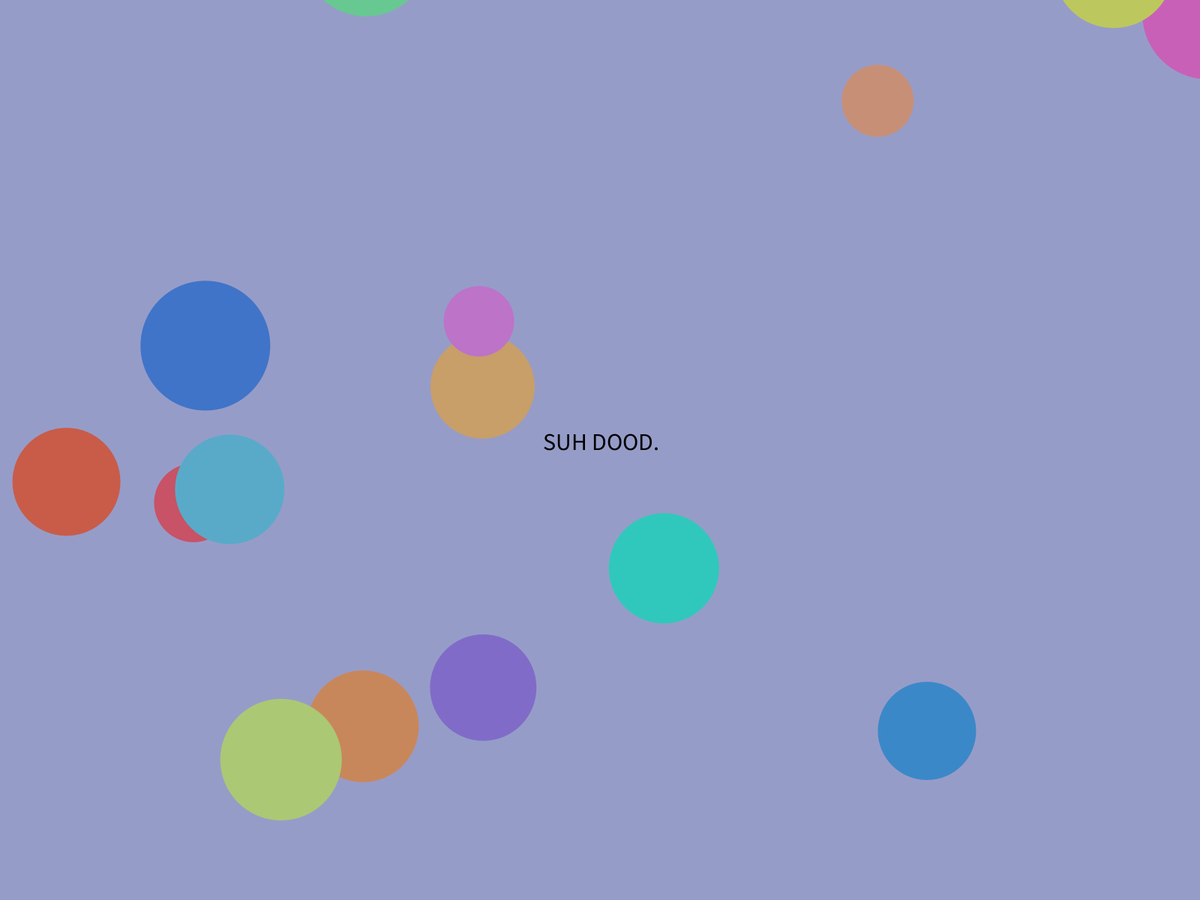
Frame 1 (no input)
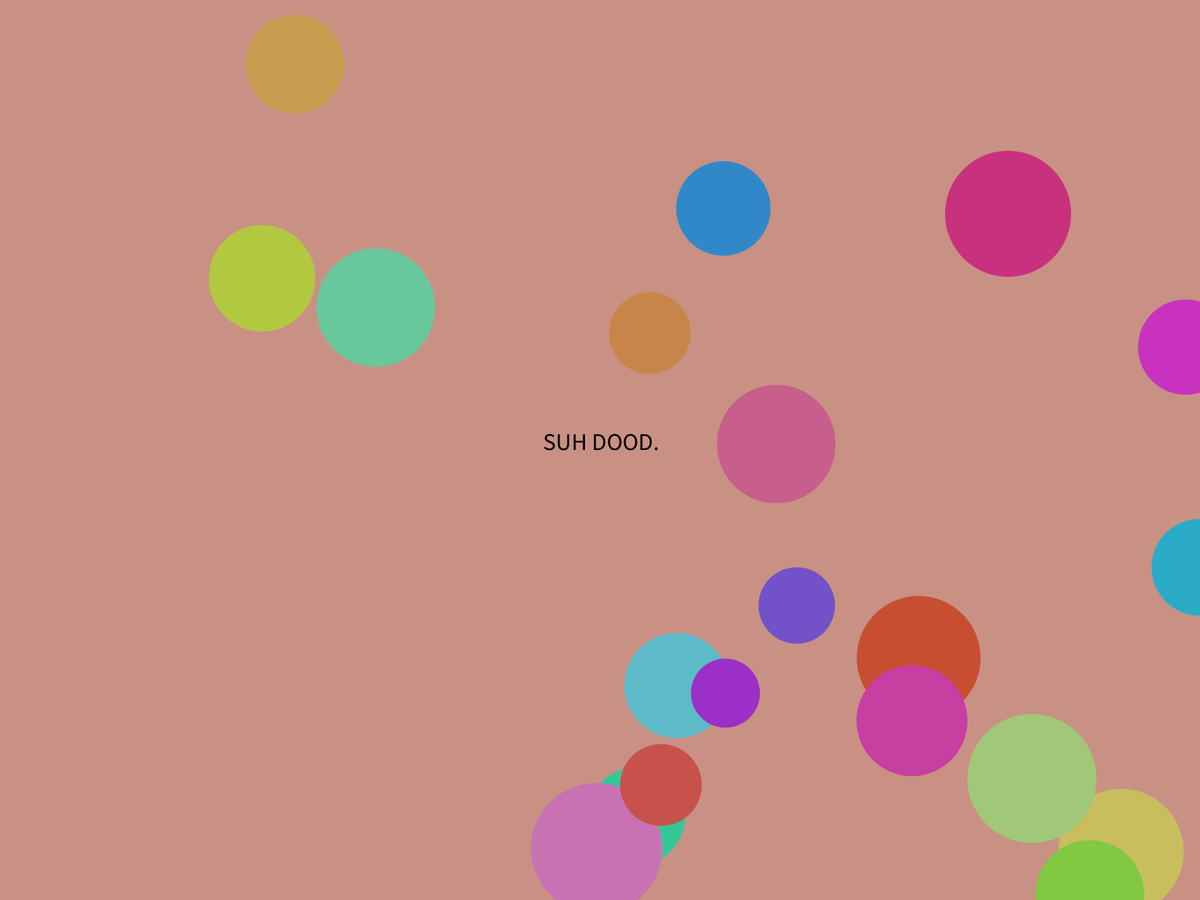
Frame 60 (the mouse pressed at the canvas centre just before this capture)
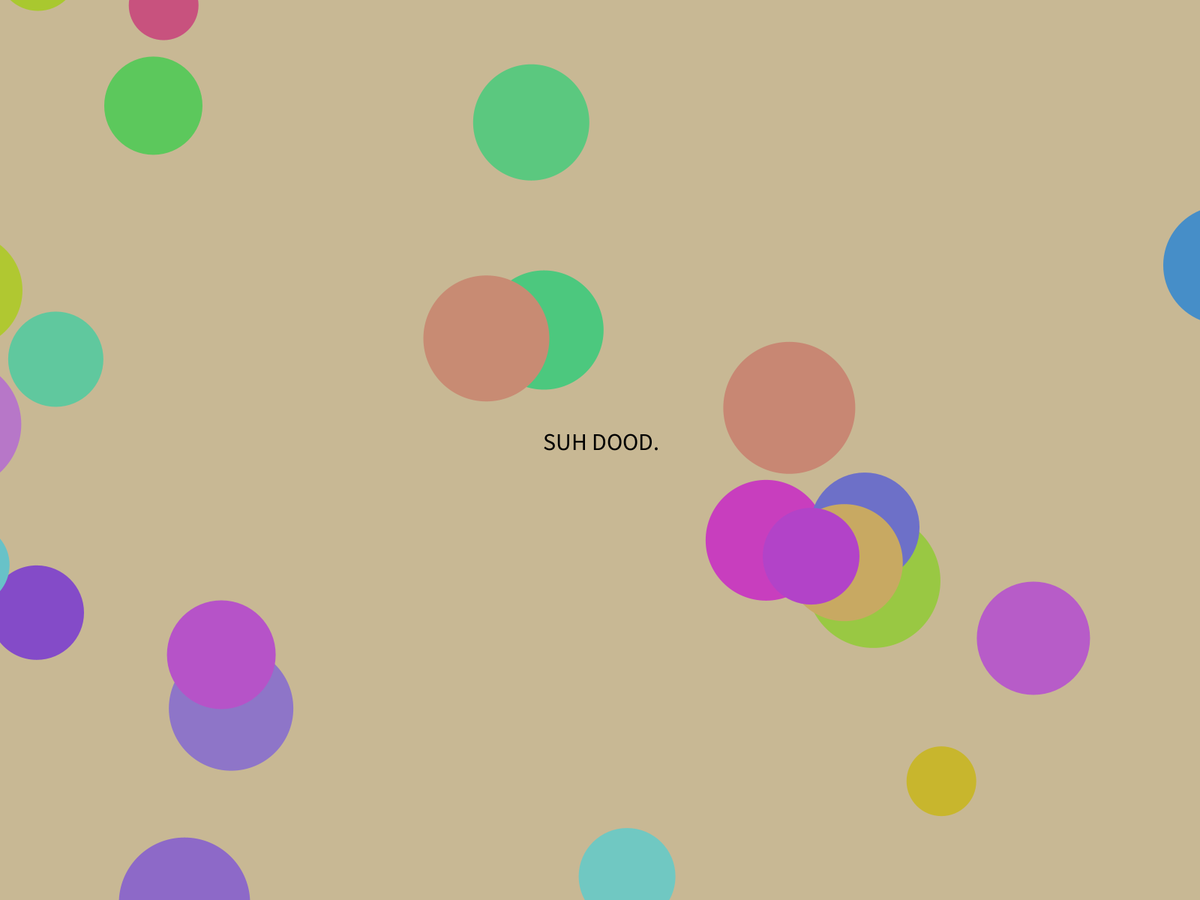
Frame 120 (the mouse held since frame 60 and released just before this capture)

The Processing sketch that drew these frames (run headless with seeded random() and noise(); from frame 60 on, the mouse is pressed at the canvas centre):

// Processing sketch: sketch_161003a
// ── sketch_161003a.pde
int x , y , s , r;
PVector[] point = new PVector[55];
PVector max = new PVector(width,height);
void setup(){
  //size(500,800);
  fullScreen();
  noStroke();

}
void draw(){
    translate(width/2,height/2);
  colorMode(HSB);
  background(random(255),random(50,100),200);
  for (int i = 0; i < point.length; i++){
    int n = int(random(90,180));
     r = int(random(2));
     s = (r==1) ? -1 : 1;
    
    fill(random(255),random(100,200),200);
    point[i] = PVector.random2D();
    point[i].mult(s);
    point[i].setMag(random(150,sqrt(pow(width,2)+pow(height,2))));
    ellipse(point[i].x,point[i].y,n,n);
  }
  fill(0);
  textAlign(CENTER);
  textSize(32);
  text("SUH DOOD.",0,0);
}
